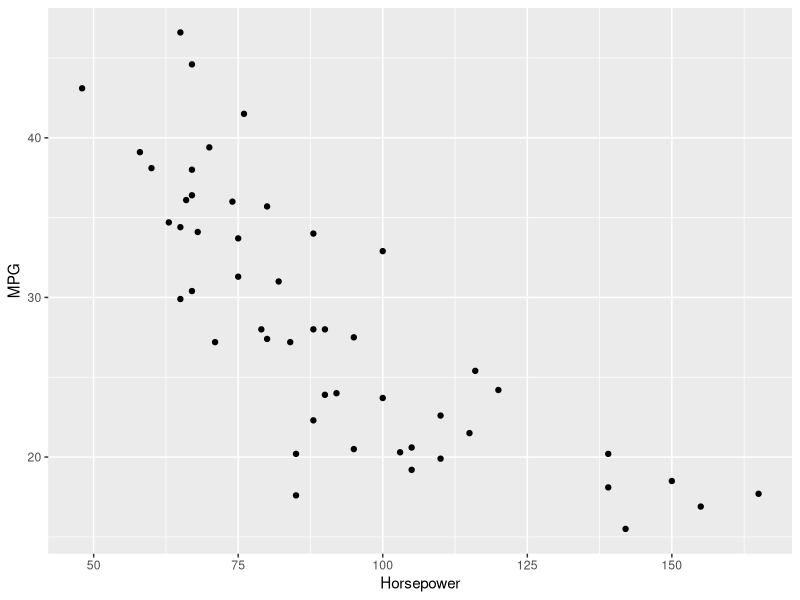

Generate this figure with R:
library(dplyr)
library(ggplot2)
library(readxl)
Auto <- read_excel("Data/Auto.xls")
View(Auto)
ggplot(Auto,aes(x=Horsepower,y=MPG)) + geom_point()